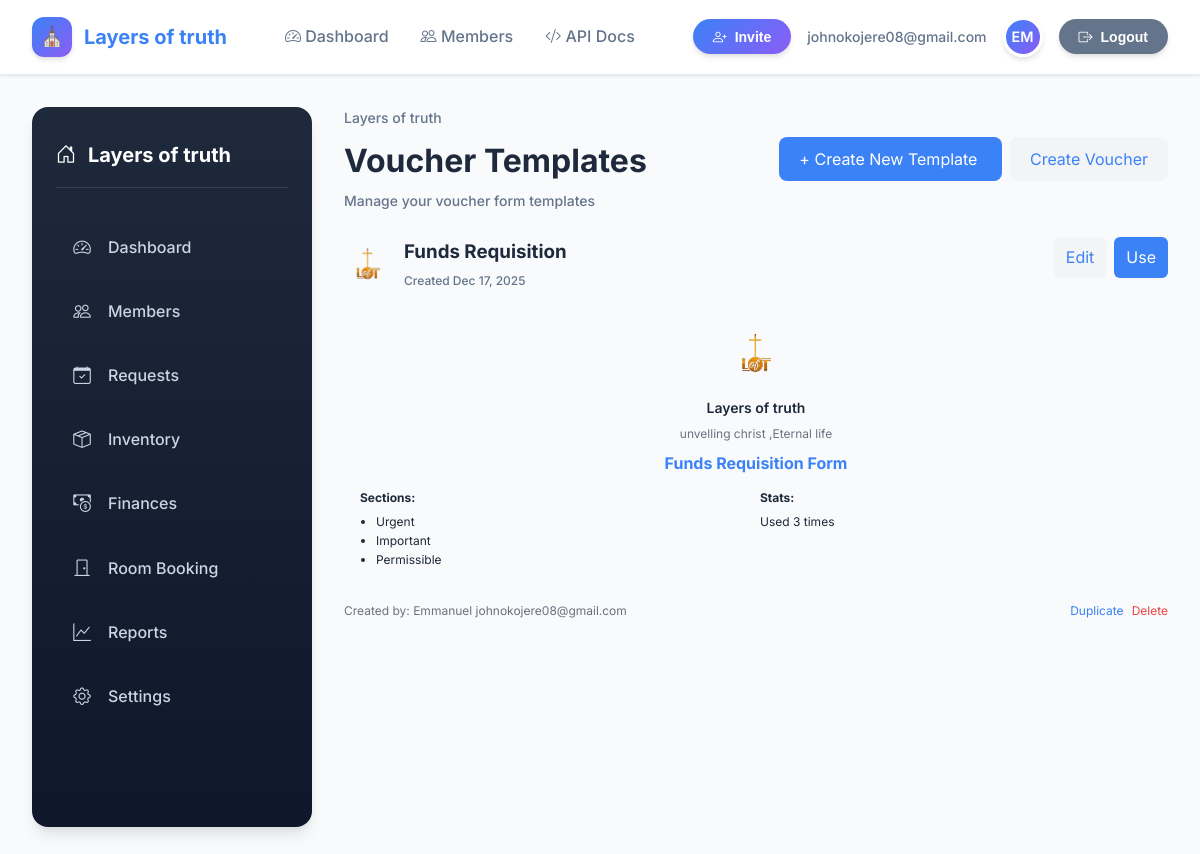
Screenshot of /accounting/voucher-templates/ (signed in) with the database file from the repository.
### accounts/models.py (models this page shows, shortened)
class User(AbstractUser):
    username = None
    uid = models.UUIDField(primary_key=True, default=uuid.uuid4, editable=False)
    email = models.EmailField(_("Email Address"), unique=True, db_index=True)
    USERNAME_FIELD = "email"
    EMAIL_FIELD = "email"
    REQUIRED_FIELDS = []
    organization = models.ForeignKey(
        Organization, on_delete=models.CASCADE, null=True, blank=True
    )
    created_at = models.DateTimeField(auto_now_add=True)
    updated_at = models.DateTimeField(auto_now=True)
    is_owner = models.BooleanField(default=False)
    is_admin = models.BooleanField(default=False)
    is_pastor = models.BooleanField(default=False)
    is_hod = models.BooleanField(default=False)
    is_worker = models.BooleanField(default=False)
    is_volunteer = models.BooleanField(default=False)
    objects = UserManager()

### church/models.py (models this page shows, shortened)
class Organization(models.Model):
    id = models.UUIDField(primary_key=True, default=uuid.uuid4, editable=False)
    name = models.CharField(max_length=255)
    slug = models.SlugField(unique=True)
    created_at = models.DateTimeField(auto_now_add=True)
    created_by = models.ForeignKey(
        settings.AUTH_USER_MODEL,
        null=True,
        blank=True,
        on_delete=models.SET_NULL,
        related_name="organizations_created",
    )
    class Meta:
        ordering = ["name"]

### accounting/models.py (models this page shows, shortened)
class VoucherTemplate(models.Model):
    id = models.UUIDField(primary_key=True, default=uuid.uuid4, editable=False)
    organization = models.ForeignKey(
        "church.Organization", on_delete=models.CASCADE, related_name="voucher_templates"
    )
    name = models.CharField(max_length=200, help_text="Template name (e.g., 'Funds Requisition Form')")
    is_default = models.BooleanField(default=False, help_text="Use as default template for organization")
    church_name = models.CharField(max_length=200, default="Layers Of Truth")
    church_motto = models.CharField(
        max_length=500, blank=True, default="Unveiling Christ, Communicating Eternal Life."
    )
    form_title = models.CharField(max_length=200, default="Funds Requisition Form")
    description = models.TextField(
        blank=True, default="This form is used to request for funding already approved by the department."
    )
    warning_text = models.TextField(
        blank=True, default="YOU MUST BE THE LEADER OF A COMMUNITY / DEPARTMENT TO REQUEST FUNDING."
    )
    logo = models.ImageField(upload_to="voucher_logos/", null=True, blank=True)
    show_urgent_items = models.BooleanField(default=True)
    show_important_items = models.BooleanField(default=True)
    show_permissible_items = models.BooleanField(default=True)
    signature_label = models.CharField(max_length=200, default="Department Leader Signature")
    date_label = models.CharField(max_length=200, default="Date")
    phone_label = models.CharField(max_length=200, default="Phone Number")
    footer_text = models.TextField(blank=True, help_text="Text to display at bottom of form")
    finance_section_title = models.CharField(max_length=200, default="CHURCH OFFICE USE ONLY")
    finance_office_name = models.CharField(max_length=200, default="Finance Office")
    default_usage_commitment = models.TextField(
        default="I promise that the items (or services) purchased are to be used exclusively for the organization."
    )
    default_maintenance_commitment = models.TextField(
        default="I promise to keep all items in as good condition as possible at the approved location."
    )
    created_by = models.ForeignKey(
        settings.AUTH_USER_MODEL, on_delete=models.SET_NULL, null=True, related_name="created_voucher_templates"
    )
    created_at = models.DateTimeField(auto_now_add=True)
    updated_at = models.DateTimeField(auto_now=True)
    class Meta:
        app_label = "church"
        ordering = ["name"]
        unique_together = ["organization", "name"]

### accounting/views.py (the view)
# urls.py: path('voucher-templates/', views.voucher_template_list_view, name='voucher_template_list'),
@login_required
def voucher_template_list_view(request):
    organization = get_user_organization(request.user)
    if not organization:
        return HttpResponseForbidden("No organization assigned")
    templates = VoucherTemplate.objects.filter(organization=organization).order_by('-is_default', '-created_at')
    context = {
        'templates': templates,
        'organization': organization,
    }
    return render(request, 'vouchers/template_list.html', context)

### templates/vouchers/template_list.html (shortened to what this page needs)
{% extends "base.html" %}
{% block content %}
<div class="main">
    <div class="section-card" style="margin-bottom:12px;">
        <div style="display:flex; justify-content:space-between; align-items:center;">
            <div>
                <p class="muted" style="margin:0;">{{ organization.name }}</p>
                <h1 style="margin:6px 0 0;">Voucher Templates</h1>
                <p class="muted" style="margin:4px 0 0;">Manage your voucher form templates</p>
            </div>
            <div>
                <a href="{% url 'voucher_template_create' %}"
                   style="padding:12px 20px; background:var(--primary); color:white; border-radius:8px; text-decoration:none;">
                    + Create New Template
                </a>
                <a href="{% url 'voucher_create' %}"
                   style="padding:12px 20px; background:#f3f4f6; border-radius:8px; text-decoration:none; margin-left:8px;">
                    Create Voucher
                </a>
            </div>
        </div>
    </div>
    <div class="content-grid" style="gap:16px;">
        {% for template in templates %}
        <div class="section-card">
            <div style="display:flex; justify-content:space-between; align-items:flex-start; margin-bottom:16px;">
                <div style="display:flex; align-items:center; gap:12px;">
                    {% if template.logo %}
                    <img src="{{ template.logo.url }}" alt="{{ template.name }}"
                         style="width:48px; height:48px; object-fit:contain; border-radius:8px;">
                    {% else %}
                    <div style="width:48px; height:48px; background:var(--primary-soft);
                                border-radius:8px; display:flex; align-items:center; justify-content:center;">
                        <span style="font-size:24px;">📄</span>
                    </div>
                    {% endif %}
                    <div>
                        <h3 style="margin:0 0 4px;">{{ template.name }}</h3>
                        <div style="display:flex; align-items:center; gap:8px;">
                            <span class="muted" style="font-size:12px;">
                                Created {{ template.created_at|date:"M d, Y" }}
                            </span>
                        </div>
                    </div>
                </div>
                <div style="display:flex; gap:8px;">
                    <a href="{% url 'voucher_template_edit' template.id %}"
                       style="padding:8px 12px; background:#f3f4f6; border-radius:6px; text-decoration:none;">
                        Edit
                    </a>
                    <a href="{% url 'voucher_create' %}?template={{ template.id }}"
                       style="padding:8px 12px; background:var(--primary); color:white; border-radius:6px; text-decoration:none;">
                        Use
                    </a>
                </div>
            </div>
            <div style="background:#f9fafb; border-radius:8px; padding:16px; margin-bottom:16px;">
                <div style="text-align:center; margin-bottom:12px;">
                    {% if template.logo %}
                    <img src="{{ template.logo.url }}" alt="Logo"
                         style="max-width:100px; max-height:60px; margin-bottom:8px;">
                    {% endif %}
                    <div style="font-weight:600; font-size:14px; margin-bottom:4px;">
                        {{ template.church_name }}
                    </div>
                    <div style="font-size:12px; color:#6b7280; margin-bottom:8px;">
                        {{ template.church_motto|truncatechars:50 }}
                    </div>
                    <div style="font-weight:700; font-size:16px; color:var(--primary); margin-bottom:4px;">
                        {{ template.form_title }}
                    </div>
                </div>
                <div style="display:grid; grid-template-columns:repeat(2, 1fr); gap:8px; font-size:12px;">
                    <div>
                        <strong>Sections:</strong>
                        <ul style="margin:4px 0 0; padding-left:16px;">
                            {% if template.show_urgent_items %}<li>Urgent</li>{% endif %}
                            {% if template.show_important_items %}<li>Important</li>{% endif %}
                            {% if template.show_permissible_items %}<li>Permissible</li>{% endif %}
                        </ul>
                    </div>
                    <div>
                        <strong>Stats:</strong>
                        <div style="margin-top:4px;">
                            Used {{ template.vouchers.count }} time{{ template.vouchers.count|pluralize }}
                        </div>
                    </div>
                </div>
            </div>
            <div style="display:flex; justify-content:space-between; align-items:center; font-size:12px; color:#6b7280;">
                <div>
                    Created by: {{ template.created_by.get_full_name|default:template.created_by.username }}
                </div>
                <div style="display:flex; gap:8px;">
                    <a href="{% url 'voucher_template_duplicate' template.id %}"
                       style="color:var(--primary); text-decoration:none;">
                        Duplicate
                    </a>
                    <a href="{% url 'voucher_template_delete' template.id %}"
                       style="color:#ef4444; text-decoration:none;"
                       onclick="return confirm('Are you sure you want to delete this template? This action cannot be undone.')">
                        Delete
                    </a>
                </div>
            </div>
        </div>
        {% endfor %}
    </div>
</div>
{% endblock %}

### templates/base.html (shortened to what this page needs)
<!DOCTYPE html>
<html lang="en">
<head>
    <link href="https://cdn.jsdelivr.net/npm/bootstrap-icons@1.10.5/font/bootstrap-icons.css" rel="stylesheet">
</head>
<body>
    <header>
        <div class="topbar">
            <div class="brand">
                <span class="brand-icon">⛪</span>
                {% if request.user.is_authenticated and request.user.organization %}
                    <a class="nav-brand" href="{% url 'dashboard' %}">{{ request.user.organization.name }}</a>
                {% else %}
                    <a class="nav-brand" href="{% url 'dashboard' %}">Sanctuary</a>
                {% endif %}
            </div>
            <div class="nav-links">
                <a class="{% if request.resolver_match.url_name == 'dashboard' %}active{% endif %}"
                   href="{% url 'dashboard' %}">
                    <i class="bi bi-speedometer2"></i> Dashboard
                </a>
                {% if request.user.is_authenticated and request.user.organization %}
                    <a class="{% if 'member_' in request.resolver_match.url_name or request.resolver_match.url_name == 'member_list' %}active{% endif %}"
                       href="{% url 'member_list' %}">
                        <i class="bi bi-people"></i> Members
                    </a>
                {% else %}
                    <a href="{% url 'organizations_list' %}">
                        <i class="bi bi-building"></i> Churches
                    </a>
                {% endif %}
                <a class="{% if request.resolver_match.url_name == 'api_docs' %}active{% endif %}"
                   href="{% url 'api_docs' %}">
                    <i class="bi bi-code-slash"></i> API Docs
                </a>
            </div>
            <div class="user-area">
                {% if request.user.is_authenticated %}
                    {% if request.user.organization %}
                        <button class="pill" onclick="location.href='{% url 'send_invite' request.user.organization.id %}'">
                            <i class="bi bi-person-plus"></i> Invite
                        </button>
                    {% else %}
                        <button class="pill" onclick="location.href='{% url 'accept_invite' %}'">
                            <i class="bi bi-envelope-check"></i> Accept Invite
                        </button>
                    {% endif %}
                    <span class="muted">{{ request.user.email }}</span>
                    <div class="avatar" title="{{ request.user.get_full_name|default:request.user.email }}">
                        {{ request.user.first_name|default:request.user.email|slice:":2"|upper }}
                    </div>
                    <button class="pill btn-secondary" onclick="location.href='{% url 'logout' %}'">
                        <i class="bi bi-box-arrow-right"></i> Logout
                    </button>
                {% else %}
                    <a href="{% url 'login' %}" class="muted">Login</a>
                    <button class="pill" onclick="location.href='{% url 'accept_invite' %}'">
                        <i class="bi bi-envelope-check"></i> Accept Invite
                    </button>
                {% endif %}
            </div>
        </div>
    </header>
    <main>
        <div class="dashboard-shell">
            {% if request.user.is_authenticated and request.user.organization %}
                <aside class="sidebar">
                    <h2><i class="bi bi-house-door"></i> {{ request.user.organization.name|default:"Sanctuary" }}</h2>
                    <a class="{% if request.resolver_match.url_name == 'dashboard' %}active{% endif %}"
                       href="{% url 'dashboard' %}">
                        <i class="bi bi-speedometer2"></i> Dashboard
                    </a>
                    <a class="{% if 'member_' in request.resolver_match.url_name or request.resolver_match.url_name == 'member_list' %}active{% endif %}"
                       href="{% url 'member_list' %}">
                        <i class="bi bi-people"></i> Members
                    </a>
                    <a href="{% url 'voucher_list' %}">
                        <i class="bi bi-calendar-check"></i> Requests
                    </a>
                    <a href="{% url 'inventory_dashboard' %}">
                        <i class="bi bi-box-seam"></i> Inventory
                    </a>
                    <a href="{% url 'voucher_dashboard' %}">
                        <i class="bi bi-cash-coin"></i> Finances
                    </a>
                    <a href="{% url 'inventory_checkout_create' %}">
                        <i class="bi bi-door-closed"></i> Room Booking
                    </a>
                    <a href="{% url 'member_statistics' %}">
                        <i class="bi bi-graph-up"></i> Reports
                    </a>
                    <a href="{% url 'organization_dashboard' request.user.organization.id %}">
                        <i class="bi bi-gear"></i> Settings
                    </a>
                </aside>
            {% endif %}
            <div class="dashboard-main">
                {% block content %}{% endblock %}
            </div>
        </div>
    </main>
</body>
</html>

### rows the page displays
User: user.organization.name "Layers of truth", user.email "johnokojere08@gmail.com", user.first_name "EM"
Organization: name "Layers of truth"
VoucherTemplate: logo (picture), name "Funds Requisition", created_at "Dec 17, 2025", church_name "Layers of truth", church_motto "unvelling christ ,Eternal life", form_title "Funds Requisition Form", show_urgent_items "Urgent", show_important_items "Important", show_permissible_items "Permissible", vouchers.count "3", created_by.get_full_name "Emmanuel johnokojere08@gmail.com"
